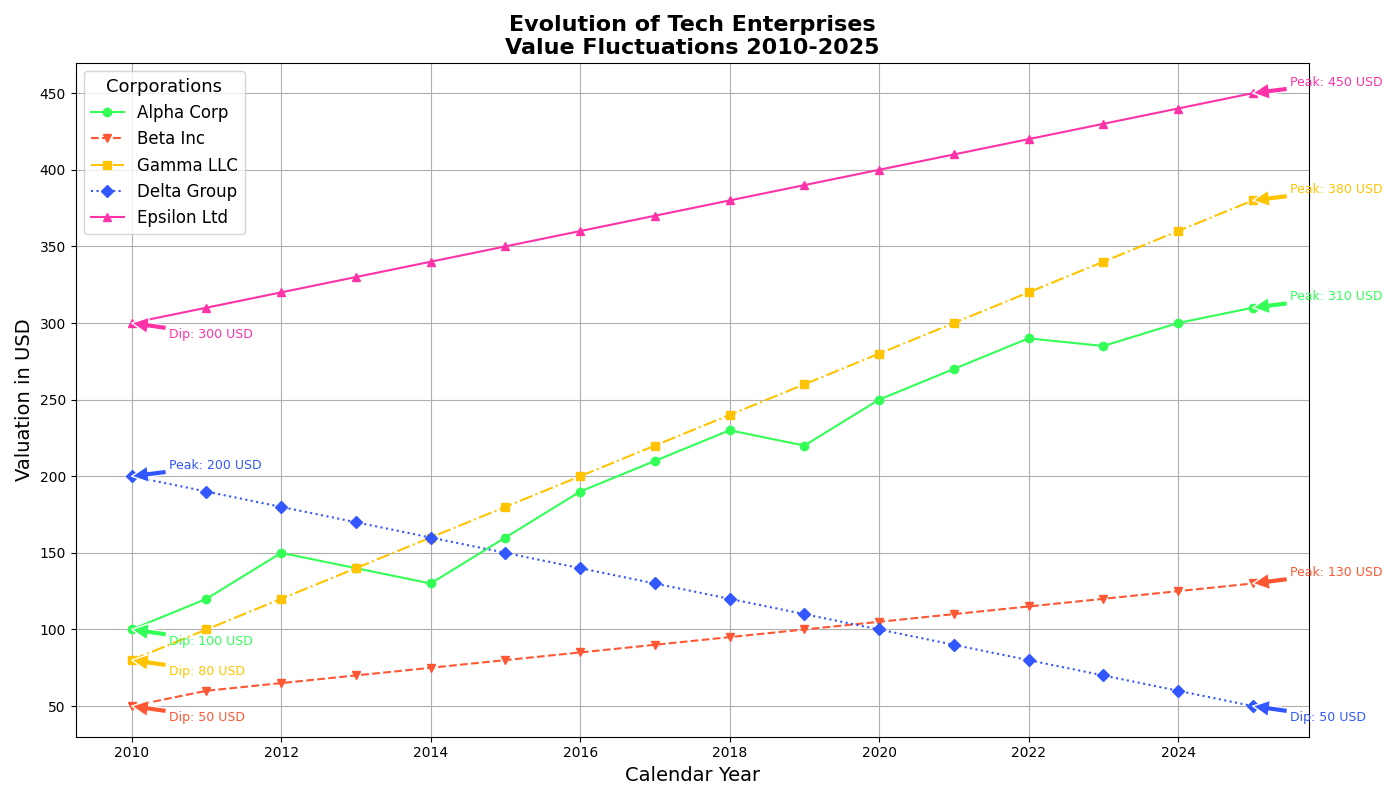

The script that drew this image:
import matplotlib.pyplot as plt
import numpy as np

years = np.arange(2010, 2026)

company_a = np.array([100, 120, 150, 140, 130, 160, 190, 210, 230, 220, 250, 270, 290, 285, 300, 310])
company_b = np.array([50, 60, 65, 70, 75, 80, 85, 90, 95, 100, 105, 110, 115, 120, 125, 130])
company_c = np.array([80, 100, 120, 140, 160, 180, 200, 220, 240, 260, 280, 300, 320, 340, 360, 380])
company_d = np.array([200, 190, 180, 170, 160, 150, 140, 130, 120, 110, 100, 90, 80, 70, 60, 50])
company_e = np.array([300, 310, 320, 330, 340, 350, 360, 370, 380, 390, 400, 410, 420, 430, 440, 450])

fig, ax = plt.subplots(figsize=(14, 8))

ax.plot(years, company_a, marker='o', linestyle='-', color='#33FF57', label='Alpha Corp')
ax.plot(years, company_b, marker='v', linestyle='--', color='#FF5733', label='Beta Inc')
ax.plot(years, company_c, marker='s', linestyle='-.', color='#FFC300', label='Gamma LLC')
ax.plot(years, company_d, marker='D', linestyle=':', color='#3357FF', label='Delta Group')
ax.plot(years, company_e, marker='^', linestyle='-', color='#FF33A8', label='Epsilon Ltd')

ax.set_title('Evolution of Tech Enterprises\nValue Fluctuations 2010-2025', fontsize=16, weight='bold')
ax.set_xlabel('Calendar Year', fontsize=14)
ax.set_ylabel('Valuation in USD', fontsize=14)
ax.legend(title='Corporations', fontsize=12, title_fontsize='13')
ax.grid(True)

def annotate_extreme_points(years, prices, ax, color):
    max_idx = np.argmax(prices)
    min_idx = np.argmin(prices)
    ax.annotate(f'Peak: {prices[max_idx]} USD', xy=(years[max_idx], prices[max_idx]), xytext=(years[max_idx]+0.5, prices[max_idx]+5),
                arrowprops=dict(facecolor=color, edgecolor='white'), fontsize=9, color=color)
    ax.annotate(f'Dip: {prices[min_idx]} USD', xy=(years[min_idx], prices[min_idx]), xytext=(years[min_idx]+0.5, prices[min_idx]-10),
                arrowprops=dict(facecolor=color, edgecolor='white'), fontsize=9, color=color)

annotate_extreme_points(years, company_a, ax, '#33FF57')
annotate_extreme_points(years, company_b, ax, '#FF5733')
annotate_extreme_points(years, company_c, ax, '#FFC300')
annotate_extreme_points(years, company_d, ax, '#3357FF')
annotate_extreme_points(years, company_e, ax, '#FF33A8')

plt.tight_layout()
plt.show()
